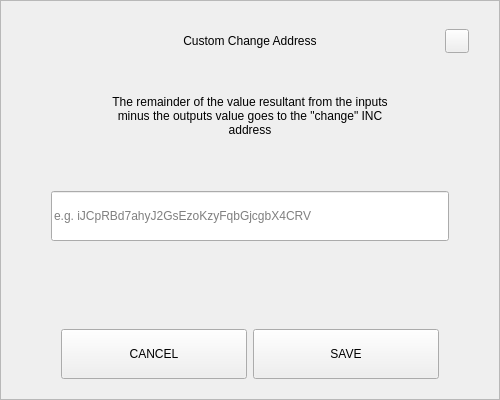
<?xml version="1.0" encoding="UTF-8"?>
<ui version="4.0">
 <class>SendChangeAddressDialog</class>
 <widget class="QDialog" name="SendChangeAddressDialog">
  <property name="geometry">
   <rect>
    <x>0</x>
    <y>0</y>
    <width>500</width>
    <height>400</height>
   </rect>
  </property>
  <property name="windowTitle">
   <string>Dialog</string>
  </property>
  <layout class="QVBoxLayout" name="verticalLayout">
   <property name="spacing">
    <number>0</number>
   </property>
   <property name="leftMargin">
    <number>0</number>
   </property>
   <property name="topMargin">
    <number>0</number>
   </property>
   <property name="rightMargin">
    <number>0</number>
   </property>
   <property name="bottomMargin">
    <number>0</number>
   </property>
   <item>
    <widget class="QFrame" name="frame">
     <property name="styleSheet">
      <string notr="true"/>
     </property>
     <property name="frameShape">
      <enum>QFrame::StyledPanel</enum>
     </property>
     <property name="frameShadow">
      <enum>QFrame::Raised</enum>
     </property>
     <layout class="QVBoxLayout" name="verticalLayout_2" stretch="0,0,0,0,0,0,0">
      <property name="spacing">
       <number>0</number>
      </property>
      <property name="leftMargin">
       <number>30</number>
      </property>
      <property name="topMargin">
       <number>20</number>
      </property>
      <property name="rightMargin">
       <number>30</number>
      </property>
      <property name="bottomMargin">
       <number>20</number>
      </property>
      <item>
       <layout class="QHBoxLayout" name="horizontalLayout_3">
        <property name="spacing">
         <number>0</number>
        </property>
        <item>
         <spacer name="horizontalSpacer_2">
          <property name="orientation">
           <enum>Qt::Horizontal</enum>
          </property>
          <property name="sizeHint" stdset="0">
           <size>
            <width>40</width>
            <height>20</height>
           </size>
          </property>
         </spacer>
        </item>
        <item>
         <widget class="QLabel" name="labelTitle">
          <property name="minimumSize">
           <size>
            <width>0</width>
            <height>40</height>
           </size>
          </property>
          <property name="maximumSize">
           <size>
            <width>16777215</width>
            <height>40</height>
           </size>
          </property>
          <property name="styleSheet">
           <string notr="true">padding-left:24px;</string>
          </property>
          <property name="text">
           <string>Custom Change Address</string>
          </property>
          <property name="alignment">
           <set>Qt::AlignCenter</set>
          </property>
          <property name="margin">
           <number>7</number>
          </property>
         </widget>
        </item>
        <item>
         <spacer name="horizontalSpacer">
          <property name="orientation">
           <enum>Qt::Horizontal</enum>
          </property>
          <property name="sizeHint" stdset="0">
           <size>
            <width>40</width>
            <height>20</height>
           </size>
          </property>
         </spacer>
        </item>
        <item>
         <widget class="QPushButton" name="btnEsc">
          <property name="minimumSize">
           <size>
            <width>24</width>
            <height>24</height>
           </size>
          </property>
          <property name="maximumSize">
           <size>
            <width>24</width>
            <height>24</height>
           </size>
          </property>
          <property name="focusPolicy">
           <enum>Qt::NoFocus</enum>
          </property>
          <property name="text">
           <string/>
          </property>
         </widget>
        </item>
       </layout>
      </item>
      <item>
       <spacer name="verticalSpacer_2">
        <property name="orientation">
         <enum>Qt::Vertical</enum>
        </property>
        <property name="sizeType">
         <enum>QSizePolicy::Minimum</enum>
        </property>
        <property name="sizeHint" stdset="0">
         <size>
          <width>20</width>
          <height>20</height>
         </size>
        </property>
       </spacer>
      </item>
      <item alignment="Qt::AlignHCenter">
       <widget class="QLabel" name="labelMessage">
        <property name="minimumSize">
         <size>
          <width>0</width>
          <height>70</height>
         </size>
        </property>
        <property name="text">
         <string>The remainder of the value resultant from the inputs minus the outputs value goes to the &quot;change&quot; INC address</string>
        </property>
        <property name="alignment">
         <set>Qt::AlignCenter</set>
        </property>
        <property name="wordWrap">
         <bool>true</bool>
        </property>
       </widget>
      </item>
      <item>
       <spacer name="verticalSpacer_3">
        <property name="orientation">
         <enum>Qt::Vertical</enum>
        </property>
        <property name="sizeType">
         <enum>QSizePolicy::Minimum</enum>
        </property>
        <property name="sizeHint" stdset="0">
         <size>
          <width>20</width>
          <height>40</height>
         </size>
        </property>
       </spacer>
      </item>
      <item>
       <layout class="QHBoxLayout" name="horizontalLayout_2">
        <property name="spacing">
         <number>0</number>
        </property>
        <property name="leftMargin">
         <number>20</number>
        </property>
        <property name="rightMargin">
         <number>20</number>
        </property>
        <item>
         <widget class="QLineEdit" name="lineEditAddress">
          <property name="minimumSize">
           <size>
            <width>0</width>
            <height>50</height>
           </size>
          </property>
          <property name="placeholderText">
           <string notr="true">e.g. iJCpRBd7ahyJ2GsEzoKzyFqbGjcgbX4CRV</string>
          </property>
         </widget>
        </item>
       </layout>
      </item>
      <item>
       <spacer name="verticalSpacer">
        <property name="orientation">
         <enum>Qt::Vertical</enum>
        </property>
        <property name="sizeHint" stdset="0">
         <size>
          <width>20</width>
          <height>40</height>
         </size>
        </property>
       </spacer>
      </item>
      <item>
       <layout class="QHBoxLayout" name="horizontalLayout" stretch="2,2">
        <property name="spacing">
         <number>6</number>
        </property>
        <property name="leftMargin">
         <number>30</number>
        </property>
        <property name="rightMargin">
         <number>30</number>
        </property>
        <item>
         <widget class="QPushButton" name="btnCancel">
          <property name="minimumSize">
           <size>
            <width>180</width>
            <height>50</height>
           </size>
          </property>
          <property name="focusPolicy">
           <enum>Qt::NoFocus</enum>
          </property>
          <property name="text">
           <string>CANCEL</string>
          </property>
         </widget>
        </item>
        <item>
         <widget class="QPushButton" name="btnSave">
          <property name="minimumSize">
           <size>
            <width>180</width>
            <height>50</height>
           </size>
          </property>
          <property name="focusPolicy">
           <enum>Qt::NoFocus</enum>
          </property>
          <property name="text">
           <string>SAVE</string>
          </property>
         </widget>
        </item>
       </layout>
      </item>
     </layout>
    </widget>
   </item>
  </layout>
 </widget>
 <resources/>
 <connections/>
</ui>
